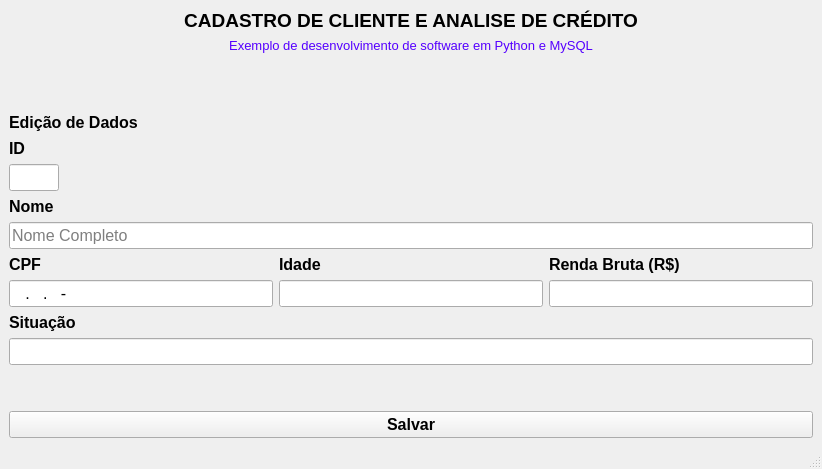
<?xml version="1.0" encoding="UTF-8"?>
<ui version="4.0">
 <class>MainWindow</class>
 <widget class="QMainWindow" name="MainWindow">
  <property name="geometry">
   <rect>
    <x>0</x>
    <y>0</y>
    <width>822</width>
    <height>469</height>
   </rect>
  </property>
  <property name="windowTitle">
   <string>MainWindow</string>
  </property>
  <widget class="QWidget" name="centralwidget">
   <layout class="QGridLayout" name="gridLayout">
    <item row="0" column="0" colspan="2">
     <layout class="QVBoxLayout" name="verticalLayout">
      <item>
       <widget class="QLabel" name="label">
        <property name="font">
         <font>
          <family>Arial</family>
          <pointsize>14</pointsize>
          <weight>75</weight>
          <bold>true</bold>
         </font>
        </property>
        <property name="text">
         <string>CADASTRO DE CLIENTE E ANALISE DE CRÉDITO</string>
        </property>
        <property name="alignment">
         <set>Qt::AlignCenter</set>
        </property>
       </widget>
      </item>
      <item>
       <widget class="QLabel" name="label_2">
        <property name="font">
         <font>
          <family>Arial</family>
          <pointsize>10</pointsize>
          <weight>50</weight>
          <bold>false</bold>
         </font>
        </property>
        <property name="styleSheet">
         <string notr="true">color: rgb(85, 0, 255)</string>
        </property>
        <property name="text">
         <string>Exemplo de desenvolvimento de software em Python e MySQL</string>
        </property>
        <property name="alignment">
         <set>Qt::AlignCenter</set>
        </property>
       </widget>
      </item>
     </layout>
    </item>
    <item row="1" column="1">
     <spacer name="verticalSpacer">
      <property name="orientation">
       <enum>Qt::Vertical</enum>
      </property>
      <property name="sizeHint" stdset="0">
       <size>
        <width>20</width>
        <height>40</height>
       </size>
      </property>
     </spacer>
    </item>
    <item row="2" column="0" colspan="2">
     <widget class="QLabel" name="label_3">
      <property name="font">
       <font>
        <family>Arial</family>
        <pointsize>12</pointsize>
        <weight>75</weight>
        <bold>true</bold>
       </font>
      </property>
      <property name="text">
       <string>Edição de Dados</string>
      </property>
      <property name="alignment">
       <set>Qt::AlignLeading|Qt::AlignLeft|Qt::AlignVCenter</set>
      </property>
     </widget>
    </item>
    <item row="3" column="0">
     <layout class="QVBoxLayout" name="verticalLayout_7">
      <item>
       <widget class="QLabel" name="label_9">
        <property name="maximumSize">
         <size>
          <width>50</width>
          <height>16777215</height>
         </size>
        </property>
        <property name="font">
         <font>
          <family>Arial</family>
          <pointsize>12</pointsize>
          <weight>75</weight>
          <bold>true</bold>
         </font>
        </property>
        <property name="text">
         <string>ID</string>
        </property>
       </widget>
      </item>
      <item>
       <widget class="QLineEdit" name="txtAlterarId">
        <property name="maximumSize">
         <size>
          <width>50</width>
          <height>16777215</height>
         </size>
        </property>
        <property name="font">
         <font>
          <family>Arial</family>
          <pointsize>12</pointsize>
         </font>
        </property>
        <property name="inputMask">
         <string/>
        </property>
        <property name="placeholderText">
         <string/>
        </property>
       </widget>
      </item>
     </layout>
    </item>
    <item row="3" column="1">
     <spacer name="verticalSpacer_2">
      <property name="orientation">
       <enum>Qt::Vertical</enum>
      </property>
      <property name="sizeHint" stdset="0">
       <size>
        <width>20</width>
        <height>40</height>
       </size>
      </property>
     </spacer>
    </item>
    <item row="4" column="0" colspan="2">
     <layout class="QVBoxLayout" name="verticalLayout_2">
      <item>
       <widget class="QLabel" name="label_4">
        <property name="font">
         <font>
          <family>Arial</family>
          <pointsize>12</pointsize>
          <weight>75</weight>
          <bold>true</bold>
         </font>
        </property>
        <property name="text">
         <string>Nome</string>
        </property>
       </widget>
      </item>
      <item>
       <widget class="QLineEdit" name="txtAlterarNome">
        <property name="font">
         <font>
          <family>Arial</family>
          <pointsize>12</pointsize>
         </font>
        </property>
        <property name="inputMask">
         <string/>
        </property>
        <property name="placeholderText">
         <string>Nome Completo</string>
        </property>
       </widget>
      </item>
     </layout>
    </item>
    <item row="5" column="0" colspan="2">
     <layout class="QHBoxLayout" name="horizontalLayout">
      <item>
       <layout class="QVBoxLayout" name="verticalLayout_3">
        <item>
         <widget class="QLabel" name="label_5">
          <property name="font">
           <font>
            <family>Arial</family>
            <pointsize>12</pointsize>
            <weight>75</weight>
            <bold>true</bold>
           </font>
          </property>
          <property name="text">
           <string>CPF</string>
          </property>
         </widget>
        </item>
        <item>
         <widget class="QLineEdit" name="txtAlterarCpf">
          <property name="font">
           <font>
            <family>Arial</family>
            <pointsize>12</pointsize>
           </font>
          </property>
          <property name="inputMask">
           <string>000.000.000-00</string>
          </property>
          <property name="placeholderText">
           <string/>
          </property>
         </widget>
        </item>
       </layout>
      </item>
      <item>
       <layout class="QVBoxLayout" name="verticalLayout_4">
        <item>
         <widget class="QLabel" name="label_6">
          <property name="font">
           <font>
            <family>Arial</family>
            <pointsize>12</pointsize>
            <weight>75</weight>
            <bold>true</bold>
           </font>
          </property>
          <property name="text">
           <string>Idade</string>
          </property>
         </widget>
        </item>
        <item>
         <widget class="QLineEdit" name="txtAlterarIdade">
          <property name="font">
           <font>
            <family>Arial</family>
            <pointsize>12</pointsize>
           </font>
          </property>
          <property name="inputMask">
           <string/>
          </property>
          <property name="placeholderText">
           <string/>
          </property>
         </widget>
        </item>
       </layout>
      </item>
      <item>
       <layout class="QVBoxLayout" name="verticalLayout_5">
        <item>
         <widget class="QLabel" name="label_7">
          <property name="font">
           <font>
            <family>Arial</family>
            <pointsize>12</pointsize>
            <weight>75</weight>
            <bold>true</bold>
           </font>
          </property>
          <property name="text">
           <string>Renda Bruta (R$)</string>
          </property>
         </widget>
        </item>
        <item>
         <widget class="QLineEdit" name="txtAlterarRenda">
          <property name="font">
           <font>
            <family>Arial</family>
            <pointsize>12</pointsize>
           </font>
          </property>
          <property name="inputMask">
           <string/>
          </property>
          <property name="placeholderText">
           <string/>
          </property>
         </widget>
        </item>
       </layout>
      </item>
     </layout>
    </item>
    <item row="6" column="0" colspan="2">
     <layout class="QVBoxLayout" name="verticalLayout_6">
      <item>
       <widget class="QLabel" name="label_8">
        <property name="font">
         <font>
          <family>Arial</family>
          <pointsize>12</pointsize>
          <weight>75</weight>
          <bold>true</bold>
         </font>
        </property>
        <property name="text">
         <string>Situação</string>
        </property>
       </widget>
      </item>
      <item>
       <widget class="QLineEdit" name="txtAlterarSituacao">
        <property name="font">
         <font>
          <family>Arial</family>
          <pointsize>12</pointsize>
         </font>
        </property>
        <property name="inputMask">
         <string/>
        </property>
        <property name="placeholderText">
         <string/>
        </property>
       </widget>
      </item>
      <item>
       <spacer name="verticalSpacer_3">
        <property name="orientation">
         <enum>Qt::Vertical</enum>
        </property>
        <property name="sizeHint" stdset="0">
         <size>
          <width>20</width>
          <height>40</height>
         </size>
        </property>
       </spacer>
      </item>
     </layout>
    </item>
    <item row="7" column="0" colspan="2">
     <widget class="QPushButton" name="btnAlterar">
      <property name="font">
       <font>
        <family>Arial</family>
        <pointsize>12</pointsize>
        <weight>75</weight>
        <bold>true</bold>
       </font>
      </property>
      <property name="cursor">
       <cursorShape>PointingHandCursor</cursorShape>
      </property>
      <property name="text">
       <string>Salvar</string>
      </property>
     </widget>
    </item>
   </layout>
  </widget>
  <widget class="QMenuBar" name="menubar">
   <property name="geometry">
    <rect>
     <x>0</x>
     <y>0</y>
     <width>822</width>
     <height>21</height>
    </rect>
   </property>
  </widget>
  <widget class="QStatusBar" name="statusbar"/>
 </widget>
 <resources/>
 <connections/>
</ui>
